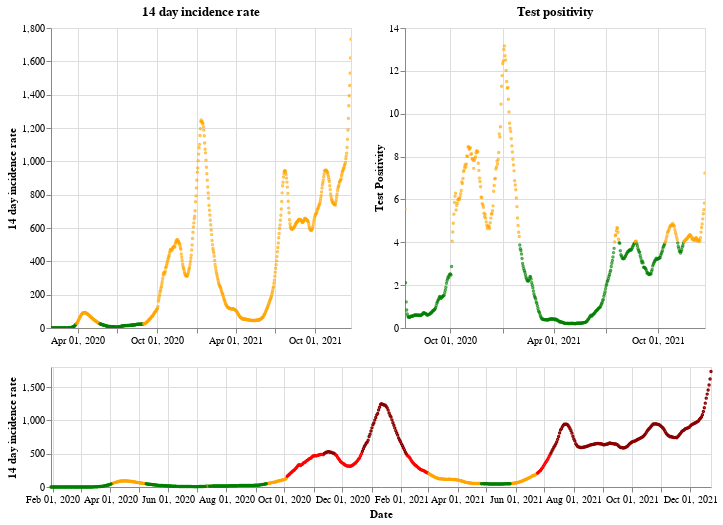

Notebook code for this chart:
### Markdown cell above
## England

### Code cell
plot_traffic_light('England')

### Figure 1 — Vega-Lite specification as saved in the notebook (floating-point values rounded to 4 significant figures; data arrays with more than 128 entries replaced by an {"elided": "..."} marker saying what was removed)
{"config": {"view": {"continuousWidth": 400, "continuousHeight": 300}}, "vconcat": [{"hconcat": [{"mark": {"type": "point", "size": 2}, "encoding": {"color": {"condition": {"value": "green", "test": "(datum.twoWeeklyCasesRate <= 25)"}, "value": "orange"}, "tooltip": [{"type": "nominal", "field": "areaName"}, {"type": "temporal", "field": "date"}, {"type": "quantitative", "field": "twoWeeklyCasesRate"}, {"type": "quantitative", "field": "testPositivity"}], "x": {"type": "temporal", "axis": {"title": ""}, "field": "date", "scale": {"domain": {"selection": "DateBrush"}}, "timeUnit": "yearmonthdate"}, "y": {"type": "quantitative", "axis": {"title": "14 day incidence rate"}, "field": "twoWeeklyCasesRate"}}, "title": "14 day incidence rate", "width": 300}, {"mark": {"type": "point", "size": 2}, "encoding": {"color": {"condition": {"value": "green", "test": "(datum.testPositivity <= 4)"}, "value": "orange"}, "tooltip": [{"type": "nominal", "field": "areaName"}, {"type": "temporal", "field": "date"}, {"type": "quantitative", "field": "twoWeeklyCasesRate"}, {"type": "quantitative", "field": "testPositivity"}], "x": {"type": "temporal", "axis": {"title": ""}, "field": "date", "scale": {"domain": {"selection": "DateBrush"}}, "timeUnit": "yearmonthdate"}, "y": {"type": "quantitative", "axis": {"title": "Test Positivity"}, "field": "testPositivity"}}, "title": "Test positivity", "width": 300}]}, {"layer": [{"mark": {"type": "point", "size": 2}, "encoding": {"color": {"condition": {"value": "orange", "test": "(((datum.testPositivity < 4) && (datum.twoWeeklyCasesRate >= 50)) && (datum.twoWeeklyCasesRate < 200))"}, "value": "red"}, "opacity": {"condition": {"value": 1, "test": "((datum.twoWeeklyCasesRate >= 50) && (datum.twoWeeklyCasesRate < 500))"}, "value": 0}, "tooltip": [{"type": "nominal", "field": "areaName"}, {"type": "temporal", "field": "date"}, {"type": "quantitative", "field": "twoWeeklyCasesRate"}, {"type": "quantitative", "field": "testPositivity"}], "x": {"type": "temporal", "axis": {"title": "Date"}, "field": "date", "timeUnit": "yearmonthdate"}, "y": {"type": "quantitative", "axis": {"title": "14 day incidence rate"}, "field": "twoWeeklyCasesRate"}}, "selection": {"DateBrush": {"type": "interval", "encodings": ["x"], "fields": ["Time"]}}}, {"mark": {"type": "point", "size": 2}, "encoding": {"color": {"value": "darkred"}, "opacity": {"condition": {"value": 1, "test": "(datum.twoWeeklyCasesRate >= 500)"}, "value": 0}, "tooltip": [{"type": "nominal", "field": "areaName"}, {"type": "temporal", "field": "date"}, {"type": "quantitative", "field": "twoWeeklyCasesRate"}, {"type": "quantitative", "field": "testPositivity"}], "x": {"type": "temporal", "axis": {"title": "Date"}, "field": "date", "timeUnit": "yearmonthdate"}, "y": {"type": "quantitative", "axis": {"title": "14 day incidence rate"}, "field": "twoWeeklyCasesRate"}}}, {"mark": {"type": "point", "size": 2}, "encoding": {"color": {"condition": {"value": "green", "test": "((datum.testPositivity < 4) && (datum.twoWeeklyCasesRate < 50))"}, "value": "orange"}, "opacity": {"condition": {"value": 1, "test": "(datum.twoWeeklyCasesRate < 50)"}, "value": 0}, "tooltip": [{"type": "nominal", "field": "areaName"}, {"type": "temporal", "field": "date"}, {"type": "quantitative", "field": "twoWeeklyCasesRate"}, {"type": "quantitative", "field": "testPositivity"}], "x": {"type": "temporal", "axis": {"title": "Date"}, "field": "date", "timeUnit": "yearmonthdate"}, "y": {"type": "quantitative", "axis": {"title": "14 day incidence rate"}, "field": "twoWeeklyCasesRate"}}}], "height": 120, "width": 660}], "data": {"name": "data-a3db7e91a301c4cce10cabb3b1666842"}, "$schema": "https://vega.github.io/schema/vega-lite/v4.8.1.json", "datasets": {"data-a3db7e91a301c4cce10cabb3b1666842": {"elided": "694 records"}}}
